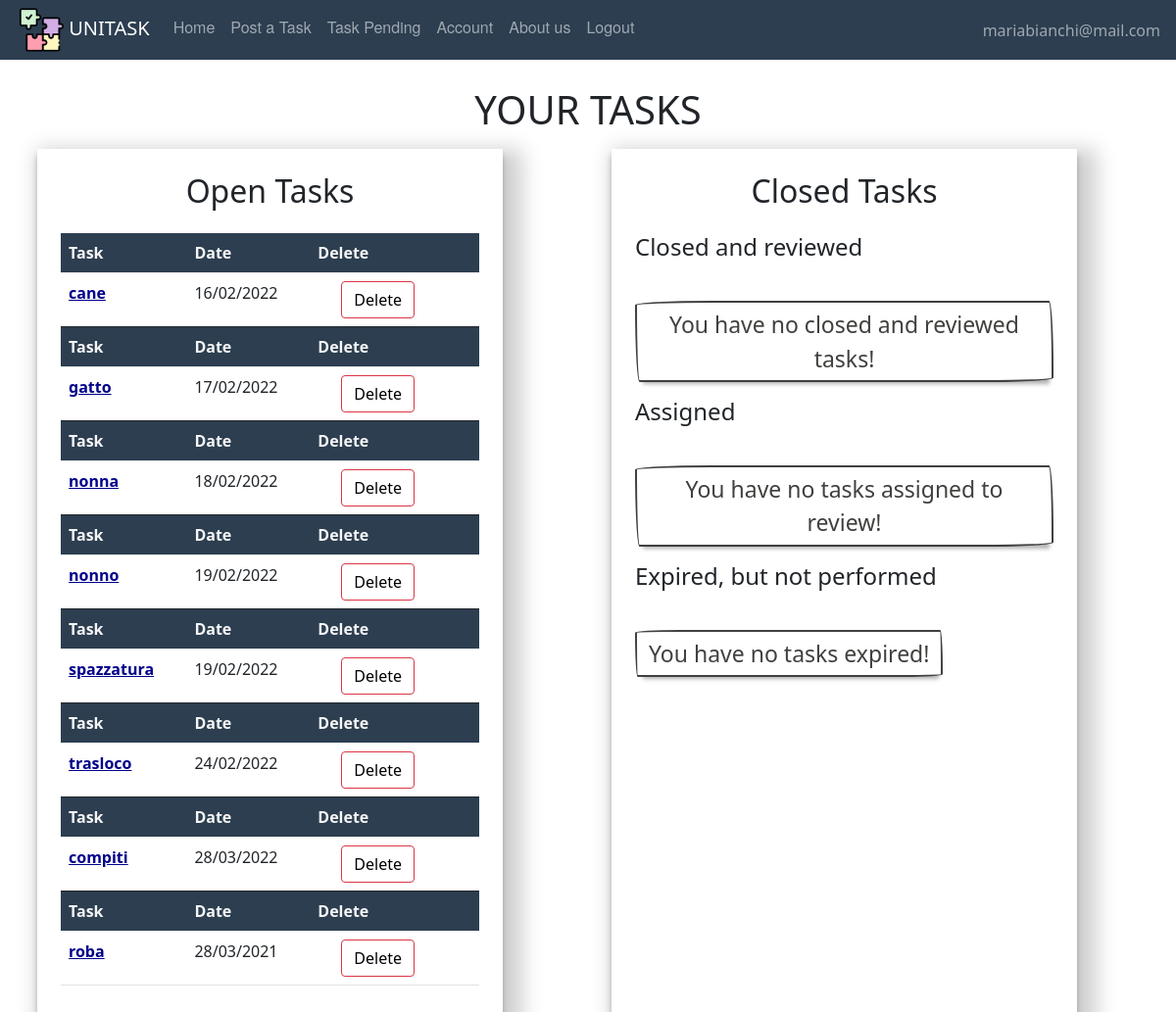
/taskpending (signed in), run on the app's committed database.
### website/models.py (models this page shows, shortened)
class User(db.Model, UserMixin):
    id = db.Column(db.Integer, primary_key=True)
    email = db.Column(db.String(150), unique=True)
    password = db.Column(db.String(150))
    first_name = db.Column(db.String(150))
    surname = db.Column(db.String(150))
    description = db.Column(db.String(200))
    type = db.Column(db.String(20))
    reviewsposted = db.relationship('Review', foreign_keys='Review.id_reviewer',
                                    backref='author')
    reviewsreceived = db.relationship('Review', foreign_keys='Review.id_reviewed',
                                      backref='received')
    __mapper_args__ = {
        'polymorphic_on': type,
        'polymorphic_identity': 'user',
    }

class Offer(db.Model, UserMixin):
    id = db.Column(db.Integer, primary_key=True)
    title = db.Column(db.String(150))
    description = db.Column(db.String(150))
    address = db.Column(db.String(150))
    placeId = db.Column(db.String(150))
    amount = db.Column(db.Integer)
    lat = db.Column(db.Float)
    lng = db.Column(db.Float)
    date = db.Column(db.DateTime(timezone=True), default=func.now())
    dateexpire = db.Column(db.DateTime(timezone=True))
    isAss = db.Column(db.Boolean, default=False)
    date_task = db.Column(db.DateTime(timezone=True))
    id_adult = db.Column(db.Integer, db.ForeignKey('adult.id'))
    scelta = db.Column(db.Integer, db.ForeignKey('student.id'))
    isPerf = db.Column(db.Boolean, default=False)
    rece = db.relationship('Review', backref='recensione')
    isClosed = db.Column(db.Boolean, default=False)

### website/adult/routes.py (the view)
@adults.route('/taskpending')
def taskpending():
        pending = []
        for task in current_user.tasks:
            if task.isAss and task.isClosed == False:
                pending.append(task)
            if task.isAss == False and task.isPerf == True:
                pending.append(task)
        return render_template("adult/taskspending.html", user=current_user, pending=pending)

### website/models.py (called while the page is built)
    def gettaskclosed(self):
        t = []
        for off in self.tasks:
            if off.isClosed and off.isPerf:
                t.append(off)
        return t

    def gettaskexpired(self):
        t = []
        for off in self.tasks:
            if off.isClosed and not off.isPerf:
                t.append(off)
        return t

    def gettasksopen(self):
        t = []
        for off in self.tasks:
            if not off.isClosed:
                t.append(off)
        return t

### website/templates/adult/taskspending.html (shortened to what this page needs)
{% extends "base.html" %}
{% block content %}
    <br/>
    <h1 align="center">YOUR TASKS</h1>
    <div class="container">
        <div class="row">
            <div class="col-5 p-4 m-2 col-page">
                <h2 align="center" class="mb-4">Open Tasks</h2>
                <table class="table table-hover">
                    {% set  l = user.gettasksopen() %}
                    {% if l %}
                        {% for offer in l %}
                            {% if offer.isAss==False %}
                                <thead class="thead-dark" style="color:whitesmoke; background:#2c3e50">
                                <tr>
                                    <th scope="col">Task</th>
                                    <th scope="col">Date</th>
                                    <th scope="col">Delete</th>
                                </tr>
                                </thead>
                                <tbody>
                                <tr>
                                    <th scope="row"><a style="color:darkblue"
                                                       href={{ url_for('users.task', task_id=offer.id) }}>{{ offer.title }}</a>
                                    </th>
                                    <td>{{ offer.date_task.strftime("%d/%m/%Y") }}</td>
                                    <td>
                                        <button type="button" class="btn btn-outline-danger mx-4"><a
                                                class="delete-button"
                                                href={{ url_for('adults.deletetask', task_id=offer.id) }}> Delete</a>
                                        </button>
                                    </td>
                                </tr>
                                </tbody>
                            {% endif %}
                        {% endfor %}
                    {% endif %}
                </table>
            </div>
            <div class="col-1"></div>
            <div class="col-5 p-4 m-2 col-page">
                <h2 align="center" class="mb-4">Closed Tasks</h2>
                <div class="row">
                    <div class="col">
                        <h4 align="left">Closed and reviewed</h4>
                        <table class="table table-hover">
                            {% set  l = user.gettaskclosed() %}
                            {% if l %}
                                <thead class="thead-dark" style="color:whitesmoke; background:#2c3e50">
                                <tr>
                                    <th scope="col">Task</th>
                                    <th scope="col">Date</th>
                                </tr>
                                </thead>
                                {% for offer in l %}
                                    <tbody>
                                    <tr>
                                        <td>{{ offer.title }}</td>
                                        <td>{{ offer.date_task.strftime("%d/%m/%Y") }}</td>
                                    </tr>
                                    </tbody>
                                {% endfor %}
                            {% else %}
                                <div class="row">
                                    <div class="col-" style="margin-top:2em;">
                                        <div class="button-task">
                                            You have no closed and reviewed tasks!
                                        </div>
                                    </div>
                                </div>
                            {% endif %}
                        </table>
                    </div>
                </div>
                <div class="row">
                    <h4 align="left">Assigned</h4>
                    <div class="col">
                        <table class="table table-hover">
                            {% set  l = user.gettaskclosed() %}
                            {% if l %}
                                <thead class="thead-dark" style="color:whitesmoke; background:#2c3e50">
                                <tr>
                                    <th scope="col">Task</th>
                                    <th scope="col">Performer</th>
                                    <th scope="col">Review</th>
                                </tr>
                                </thead>
                                {% if pending|length != 0 %}
                                    {% for offer in pending %}
                                        <tbody>
                                        <tr>
                                            <td>{{ offer.title }}</td>
                                            <td>{{ offer.performer.first_name }}</td>
                                            {% if offer.isAss==True and offer.isPerf==False %}
                                                <td>
                                                    <button type="button" class="btn btn-outline-danger mx-4"><a
                                                            href={{ url_for('users.writereview', task_id=offer.id) }}>
                                                        Review</a>
                                                    </button>
                                                </td>
                                                </tr>
                                                </tbody>
                                            {% endif %}
                                    {% endfor %}
                                {% endif %}
                            {% else %}
                                <div class="row">
                                    <div class="col-" style="margin-top:2em;">
                                        <div class="button-task">
                                            You have no tasks assigned to review!
                                        </div>
                                    </div>
                                </div>
                            {% endif %}
                        </table>
                    </div>
                </div>
                <div class="row">
                    <div class="col">
                        <h4 align="left">Expired, but not performed</h4>
                        <table class="table table-hover">
                            {% set  l = user.gettaskexpired() %}
                            {% if l %}
                                <thead class="thead-dark" style="color:whitesmoke; background:#2c3e50">
                                <tr>
                                    <th scope="col">Task</th>
                                    <th scope="col">Date</th>
                                </tr>
                                </thead>
                                {% for offer in l %}
                                    <tbody>
                                    <tr>
                                        <td>{{ offer.title }}</td>
                                        <td>{{ offer.date_task.strftime("%d/%m/%Y") }}</td>
                                    </tr>
                                    </tbody>
                                {% endfor %}
                            {% else %}
                                <div class="row">
                                    <div class="col-" style="margin-top:2em;">
                                        <div class="button-task">
                                            You have no tasks expired!
                                        </div>
                                    </div>
                                </div>
                            {% endif %}
                        </table>
                    </div>
                </div>
            </div>
        </div>
    </div>
    <br/><br/>
{% endblock %}

### website/templates/base.html (shortened to what this page needs)
<!DOCTYPE html>
<html lang="">
  <head>
      <link href="/static/css/style.css" rel="stylesheet">
      <link href="https://cdn.jsdelivr.net/npm/bootstrap@5.0.2/dist/css/bootstrap.min.css" rel="stylesheet">
  <link href="https://netdna.bootstrapcdn.com/font-awesome/3.2.1/css/font-awesome.css" rel="stylesheet">
  </head>
  <body>
  <nav class="navbar fixed-top navbar-expand-lg navbar-dark">
    <ul class="navbar-nav mr-auto">
    <li>
    <a style="padding-left:1em;" class="navbar-brand" href="#">
        <img src="/static/images/pic/puzzle.png" width="45" height="45"/>
        UNITASK
    </a></li>
            {% if user.is_authenticated %}
                {% if user.type=='adult' %}
                    <li class="nav-item"><a class="nav-link" id="home" href="/">Home</a></li>
                    <li class="nav-item"><a class="nav-link" id="posttask" href="{{ url_for('adults.posttask') }}">Post a Task</a></li>
                    <li class="nav-item"><a class="nav-link" id="offer" href="{{ url_for('adults.taskpending') }}">Task Pending</a></li>
                    <li class="nav-item"><a class="nav-link" id="account" href="{{ url_for('users.account') }}">Account</a></li>
                    <li class="nav-item"><a class="nav-link" id="aboutus" href="{{ url_for('users.about_us') }}">About us</a></li>
                    <li class="nav-item"><a class="nav-link" id="logout" href="{{ url_for('auth.logout') }}">Logout</a></li>
                    {% endif %}
                </ul>
                <ul class="navbar-nav ms-auto">
                <li class="nav-item">
                    <span style="padding-right:1em;" class="navbar-text d-flex justify-content-end">
                     {{ user.email}}
                       </span>
                </li>
                </ul>
            {% endif %}
</nav>
    {% block content %}
    {% endblock %}
  </body>
</html>

### website/static/css/style.css (style rules this page uses)
body { padding-top:4em; }
.navbar { list-style-type: none; margin: 0; padding: 0; overflow: hidden; background-color: #2c3e50; }
.nav-link { display: block; color: white; text-align: center; padding: 14px 16px; text-decoration: none; font-family: "Helvetica Neue", Helvetica, Arial, sans-serif; }
.delete-button { color:black; text-decoration: none; }
.col-page { box-shadow: rgba(0, 0, 0, 0.19) 10px 10px 20px 10px, rgba(0, 0, 0, 0.23) 0px 6px 6px; }
.button-task { padding:5px 12px; align-self: center; background-color: #fff; background-image: none; background-position: 0 90%; background-repeat: repeat no-repeat; background-size: 4px 3px; border-radius: 15px 225px 255px 15px; border-style: solid; border-width: 2px; box-shadow: rgba(0, 0, 0, .3) 2px 8px 4px -6px; box-sizing: border-box; color: #41403e; display: inline-block; font-size:23px; outline: none; text-decoration: none; border-bottom-left-radius: 15px 255px; border-bottom-right-radius: 225px 15px; border-top-left-radius: 255px 15px; border-top-right-radius: 15px 225px; user-select: none; -webkit-user-select: none; touch-action: manipulation; text-align: center; }

### data on the page
User: email "mariabianchi@mail.com"
Offer: title "cane", date_task "16/02/2022"
Offer: title "gatto", date_task "17/02/2022"
Offer: title "nonna", date_task "18/02/2022"
Offer: title "nonno", date_task "19/02/2022"
Offer: title "spazzatura", date_task "19/02/2022"
Offer: title "trasloco", date_task "24/02/2022"
Offer: title "compiti", date_task "28/03/2022"
Offer: title "roba", date_task "28/03/2021"
